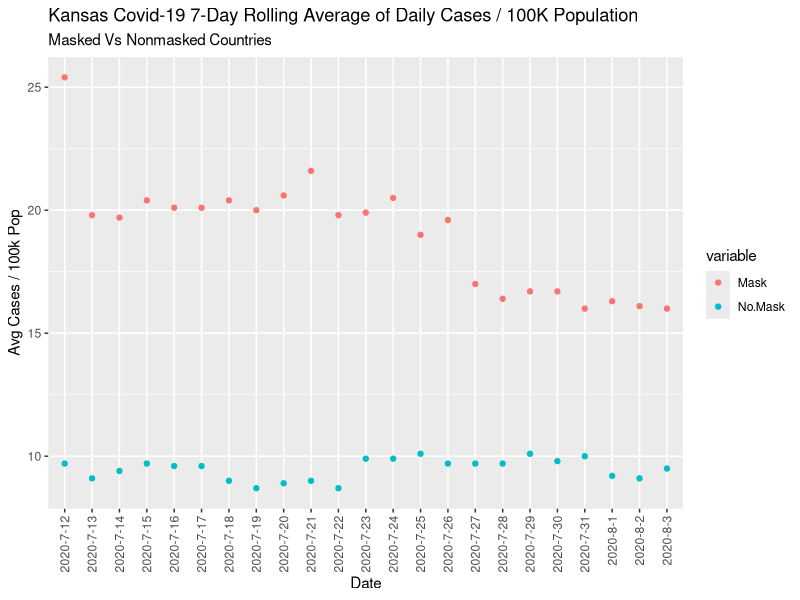

Recreate this plot in R.
## ---- chunk 1
library(tidyverse)
library(ggplot2)
library(dplyr)
## ---- chunk 2
mask_data <- tribble(
  ~Date, ~No.Mask, ~Mask,
  "2020-7-12", 9.7, 25.4,
  "2020-7-13", 9.1, 19.8,
  "2020-7-14", 9.4, 19.7,
  "2020-7-15", 9.7, 20.4,
  "2020-7-16", 9.6, 20.1,
  "2020-7-17", 9.6, 20.1,
  "2020-7-18", 9.0, 20.4,
  "2020-7-19", 8.7, 20.0,
  "2020-7-20", 8.9, 20.6,
  "2020-7-21", 9.0, 21.6,
  "2020-7-22", 8.7, 19.8,
  "2020-7-23", 9.9, 19.9,
  "2020-7-24", 9.9, 20.5,
  "2020-7-25", 10.1, 19.0, 
  "2020-7-26", 9.7, 19.6,
  "2020-7-27", 9.7, 17.0,
  "2020-7-28", 9.7, 16.4,
  "2020-7-29", 10.1, 16.7, 
  "2020-7-30", 9.8, 16.7,
  "2020-7-31", 10.0, 16.0,
  "2020-8-1", 9.2, 16.3,
  "2020-8-2", 9.1, 16.1,
  "2020-8-3", 9.5, 16.0
)
## ---- chunk 3
ggplot(mask_data, aes(x = Date, y = value, color = variable)) + 
    geom_point(aes(y = Mask, col = "Mask")) + 
    geom_point(aes(y = No.Mask, col = "No.Mask")) +
    labs(title = "Kansas Covid-19 7-Day Rolling Average of Daily Cases / 100K Population", 
       subtitle = "Masked Vs Nonmasked Countries",
         x="Date", y = "Avg Cases / 100k Pop") +
    theme(axis.text.x = element_text(angle = 90, vjust = 0.5, hjust=1))
## ---- chunk 4
###In the original visualization, it misrepresented the rate of Covid-19 cases in masked counties to make it seem like it was lower than in masked counties. My visualization shows that the number of total number of average cases in counties without masks are lower overall, but the rate of decrease of average case count is faster in counties with masks.
## ---- chunk 5
### This tells us important information about the effectiveness of mask wearing in preventing the spread of COVID-19 and lowering the number of daily average cases. From the visualization, we can see that while the overall number of daily average cases was higher in masked counties, the average daily case count is decreasing over time in these counties, showing that masks are effective at slowing the spread of COVID-19. In counties that did not use masks, the daily average for Covid cases stayed roughly consistent over time. An important thing to note is that the original visualization wanted to hide the fact that in unmasked counties, daily average Covid case counts were significantly lower than in masked counties. This was probably because whoever created this visualization wanted to encourage people to wear masks, and not assume that unmasked counties were safer.
